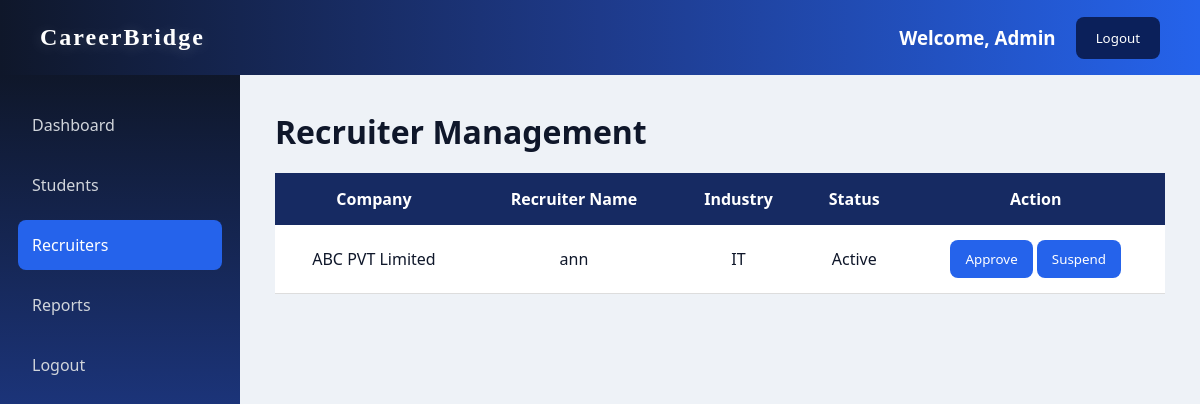
Screenshot of /admin_recruiters with the database file from the repository.
### tables this page shows
CREATE TABLE recruiters(
    id INTEGER PRIMARY KEY AUTOINCREMENT,
    name TEXT,
    email TEXT,
    company TEXT,
    status TEXT DEFAULT 'Active'
);

CREATE TABLE recruiter_profiles(
        email TEXT UNIQUE,
        company_name TEXT,
        recruiter_name TEXT,
        contact TEXT,
        industry TEXT,
        location TEXT,
        description TEXT,
        photo_path TEXT
    );

### std_app.py (the view)
@app.route('/admin_recruiters')
def recruiters():
    conn = get_db_connection()
    recruiters = conn.execute("""
        SELECT
            recruiters.id,
            recruiters.name,
            recruiters.status,
            recruiter_profiles.company_name,
            recruiter_profiles.industry
        FROM recruiters
        LEFT JOIN recruiter_profiles
        ON recruiters.email = recruiter_profiles.email
    """).fetchall()
    conn.close()
    return render_template(
        'admin_recruiters.html',
        recruiters=recruiters
    )

### std_app.py (called while the page is built)
def get_db_connection():
    conn = sqlite3.connect("placement.db")
    conn.row_factory = sqlite3.Row
    return conn

### templates/admin_recruiters.html (shortened to what this page needs)
<!DOCTYPE html>
<html lang="en">
<head>
    <link rel="stylesheet" href="{{url_for('static',filename='admin_style.css')}}">
</head>
<body>
    <div class="navbar">
    <h1 class="logo">CareerBridge</h1>
        <div class="navbar-right">
            <h3>Welcome, Admin</h3>
            <a href="/logout">
                <button class="logout-btn">Logout</button>
            </a>
        </div>
    </div>
    <div class="container">
        <div class="sidebar">
            <ul>
                <li><a href="/admin_dashboard">Dashboard</a></li>
                <li><a href="/admin_students">Students</a></li>
                <li class="active"><a href="/admin_recruiters">Recruiters</a></li>
                <li><a href="/admin_reports">Reports</a></li>
                <li onclick="confirmLogout()">Logout</li>
            </ul>
        </div>
        <div class="content">
            <h1>Recruiter Management</h1>
            <table>
            <tr>
                <th>Company</th>
                <th>Recruiter Name</th>
                <th>Industry</th>
                <th>Status</th>
                <th>Action</th>
            </tr>
            {% for r in recruiters %}
            <tr>
                <td>{{ r.company_name }}</td>
                <td>{{ r.name }}</td>
                <td>{{ r.industry }}</td>
                <td id="status{{ r.id }}">{{ r.status }}</td>
                <td>
                    <button onclick="approve('status{{ r.id }}')">Approve</button>
                    <button onclick="suspend('status{{ r.id }}')">Suspend</button>
                </td>
            </tr>
            {% endfor %}
        </table>
        </div>
    </div>
</body>
</html>

### static/admin_style.css (style rules this page uses)
* { margin:0; padding:0; box-sizing:border-box; font-family:'Segoe UI',sans-serif; }
body { background:#eef2f7; color:#0f172a; }
.navbar { height:75px; background:linear-gradient(90deg,#0f172a,#1e3a8a,#2563eb); display:flex; justify-content:space-between; align-items:center; padding:0 40px; color:white; }
.logo { font-family: "Georgia", serif; font-size: 44px; font-weight: bold; color: white; letter-spacing: 2px; text-shadow: 0 2px 15px rgba(255,255,255,0.2); margin: 0; }
.navbar h1 { font-size:24px; }
.navbar-right { display:flex; align-items:center; gap:20px; }
.logout-btn { background:#0b205a; color:white; padding:12px 20px; border:none; border-radius:8px; cursor:pointer; }
.container { display:flex; }
.sidebar { width: 240px; min-height: 100vh; padding: 25px 18px; background: linear-gradient(180deg,#0f172a,#1e3a8a,#2563eb ); }
.sidebar ul { list-style: none; }
.sidebar ul li { padding: 14px; margin-bottom: 10px; color: #d1d5db; border-radius: 8px; cursor: pointer; }
.sidebar ul li.active { background-color: #2563eb; color: white; }
.sidebar ul li a { text-decoration: none; color: inherit; display: block; }
.sidebar ul li.active a { color: white; }
.content { flex:1; padding:35px; }
table { width:100%; border-collapse:collapse; margin-top:20px; background:white; }
th { background:#162a62; color:white; padding:15px; }
td { padding:15px; border-bottom:1px solid #ddd; text-align:center; }
button { background:#2563eb; color:white; border:none; padding:10px 15px; border-radius:8px; cursor:pointer; }

### rows the page displays
recruiters: company_name "ABC PVT Limited", name "ann", industry "IT", status "Active"
